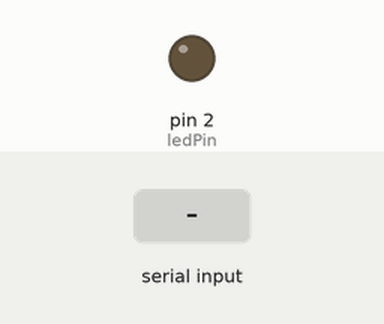
Simulated run of this sketch. Board: Arduino Uno, built with avr-gcc and run on an emulated ATmega328P. Shown: output pins drawn as LEDs (lit = HIGH). Inputs (shaded band) come from the test bench.

Above: at 1.2 s.
1.3 s: "ON" received over Serial
At 2.7 s:
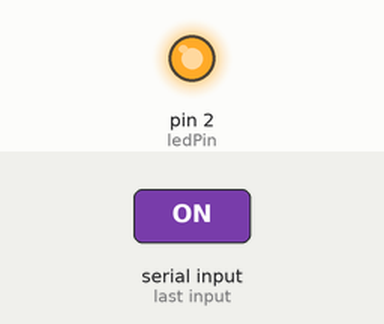
3.8 s: "off" received over Serial
At 5.8 s:
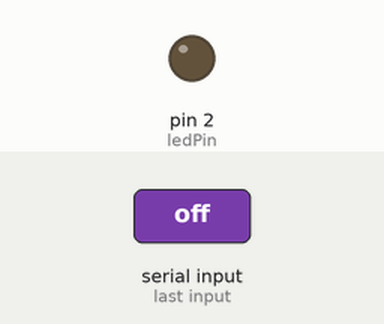
Timing chart, 0 to 7.3 s (numbered marks = the images above; inputs shaded):
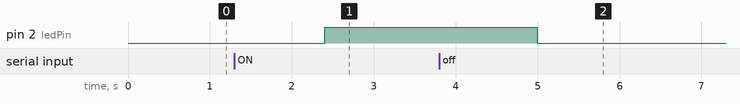

Measured:
- after the input at 1.3 s, pin 2 (ledPin): LOW → HIGH after 1.1 s
- after the input at 3.8 s, pin 2 (ledPin): HIGH → LOW after 1.2 s

The sketch:

3-use_serial_monitor.ino
```cpp
int ledPin = 2;
String cmd;
void setup(){
  Serial.begin(115200);
  pinMode(ledPin, OUTPUT);
}
void loop(){
    if(Serial.available()){
      cmd = Serial.readString();
    }
    if(cmd == "ON")
       digitalWrite(ledPin, HIGH);
    else if(cmd=="off")
       digitalWrite(ledPin, LOW);
delay(200);
}
```
